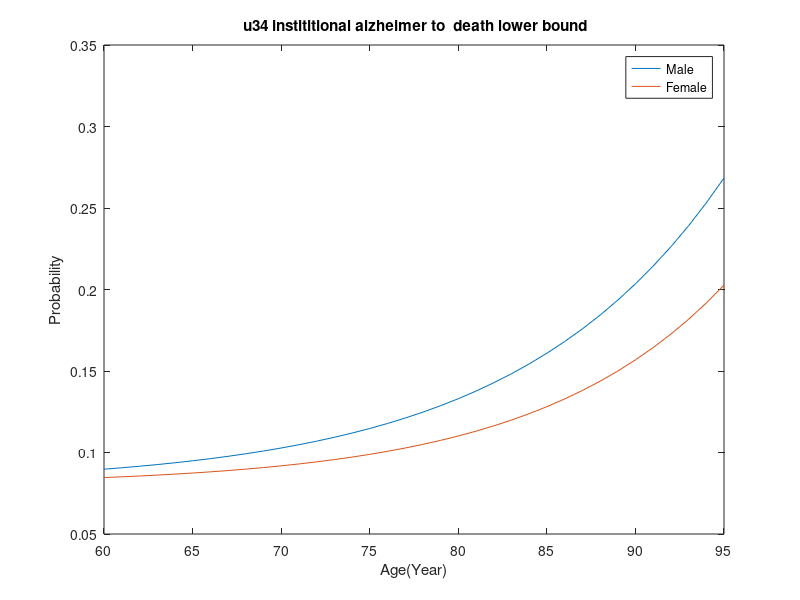

This figure's MATLAB source:
%TransitionIntensities for the AD Model
%For u34 instititional alzheimer to  death

x = 60: 95;
A = 0.08;
Bmale = 9.4116 * (10^-5);
Bfemale = 2.5934 * (10^-5);
Cmale  = 8.4554 * (10^-2);
Cfemale  = 9.3605 * (10^-2);
D=0.65 : 1;

y1 = A + D * Bmale * exp(Cmale*x);
y2 = A + D * Bfemale * exp(Cfemale*x);

plot(x,y1,x,y2);
legend('Male','Female');
title(' u34 instititional alzheimer to  death lower bound');
xlabel('Age(Year)');
ylabel('Probability');

